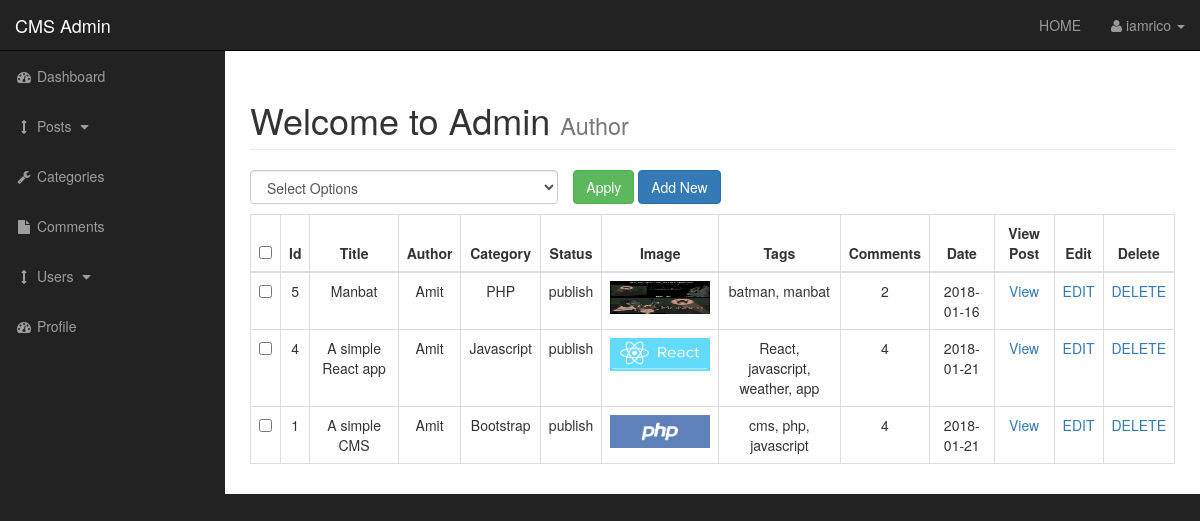
Before: /admin/posts.php (signed in) with the older database file.
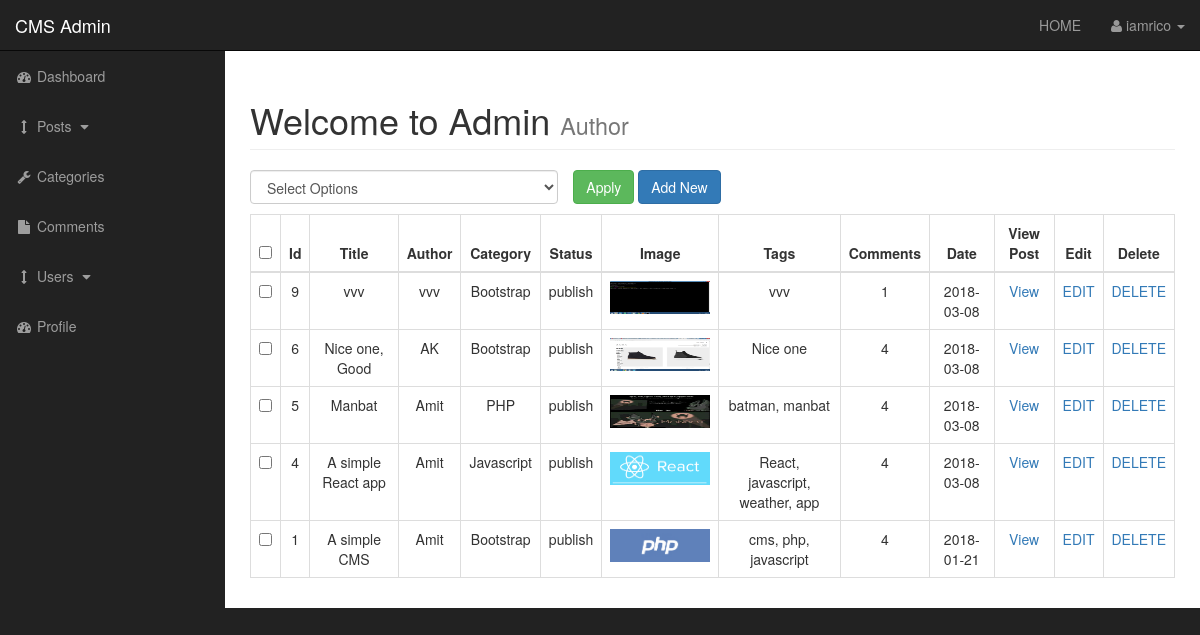
After: the same page with the newer database file.
### tables this page shows
CREATE TABLE `posts` (
  `post_id` int(3) NOT NULL,
  `post_category_id` int(3) NOT NULL,
  `post_title` varchar(255) NOT NULL,
  `post_author` varchar(255) NOT NULL,
  `post_date` date NOT NULL,
  `post_image` text NOT NULL,
  `post_content` text NOT NULL,
  `post_tags` varchar(255) NOT NULL,
  `post_comment_count` int(11) NOT NULL,
  `post_status` varchar(255) NOT NULL
);

CREATE TABLE `categories` (
  `cat_id` int(3) NOT NULL,
  `cat_title` varchar(255) NOT NULL
);

### admin/includes/view_all_posts.php (the view, shortened to what this page needs)
<form action="" method="post">
       <table class="table table-bordered table-hover text-center">
           <div id="bulkOptionsContainer" style="padding:0px; margin-bottom: 10px;" class="col-xs-4">
               <select class="form-control" name="bulk_options" id="">
                   <option value="">Select Options</option>
               </select>
           </div>
           <div class="col-xs-4" id="bulkOptionsButton">
               <input type="submit" class="btn btn-success" value="Apply">
               <a href="posts.php?source=add_post" class="btn btn-primary">Add New</a>
           </div>
            <thead>
                <tr>
                    <th><input id="selectAllBoxes" type="checkbox"></th>
                    <th class="text-center">Id</th>
                    <th class="text-center">Title</th>
                    <th class="text-center">Author</th>
                    <th class="text-center">Category</th>
                    <th class="text-center">Status</th>
                    <th class="text-center">Image</th>
                    <th class="text-center">Tags</th>
                    <th class="text-center">Comments</th>
                    <th class="text-center">Date</th>
                    <th class="text-center">View Post</th>
                    <th class="text-center">Edit</th>
                    <th class="text-center">Delete</th>
                </tr>
            </thead>
            <tbody>
                <?php
                    $query = "SELECT * FROM posts ORDER BY post_id DESC";
                    $all_posts = mysqli_query($connection,$query);
                    while($row = mysqli_fetch_assoc($all_posts)){
                        $post_id = $row['post_id'];
                        $post_title = $row['post_title'];
                        $post_author = $row['post_author'];
                        $post_date = $row['post_date'];
                        $post_image = $row['post_image'];
                        $post_tags = $row['post_tags'];
                        $post_status = $row['post_status'];
                        $post_category_id = $row['post_category_id'];
                        $post_comment_count = $row['post_comment_count'];
                        echo"<tr>";
                ?>
                        <td><input type='checkbox' class='checkBox' name='checkBoxArray[]' value='<?php echo $post_id; ?>'></td>
                <?php
                        echo"<td>{$post_id}</td>";
                        echo"<td>{$post_title}</td>";
                        echo"<td>{$post_author}</td>";
                        $query2 = "SELECT * FROM categories WHERE cat_id = {$post_category_id}";
                        $get_category = mysqli_query($connection, $query2);
                        $row = mysqli_fetch_assoc($get_category);
                        $cat_title = $row['cat_title'];
                        echo"<td>{$cat_title}</td>";
                        echo"<td>{$post_status}</td>";
                        echo"<td><img width='100' height='33' src='../images/{$post_image}'/></td>";
                        echo"<td>{$post_tags}</td>";
                        echo"<td>{$post_comment_count}</td>";
                        echo"<td>{$post_date}</td>";
                        echo"<td><a href='../post.php?p_id={$post_id}'>View</a></td>";
                        echo"<td><a href='posts.php?source=edit_post&p_id={$post_id}'>EDIT</a></td>";
                        echo"<td><a  onClick=\"javascript: return confirm('Delete the post?'); \"  href='posts.php?delete={$post_id}'>DELETE</a></td>";
                        echo"</tr>";
                    }
                ?>
            </tbody>
        </table>
</form>

### admin/includes/admin_header.php (shortened to what this page needs)
<!DOCTYPE html>
<html lang="en">
<head>
    <link href="css/bootstrap.min.css" rel="stylesheet">
    <link href="css/sb-admin.css" rel="stylesheet">
    <link href="font-awesome/css/font-awesome.min.css" rel="stylesheet" type="text/css">
</head>
<body>

### admin/posts.php (shortened to what this page needs)
<?php  include "includes/admin_header.php"?>
    <div id="wrapper">
        <?php include "includes/admin_navigation.php"?>
        <div id="page-wrapper">
            <div class="container-fluid">
                <div class="row">
                    <div class="col-lg-12">
                       <h1 class="page-header">
                             Welcome to Admin
                            <small>Author</small>
                        </h1>
                        <?php
                            if(isset($_GET['source'])){
                                $source = $_GET['source'];
                            } else {
                                $source = "";
                            }
                            switch($source){
                                default:
                                    include "includes/view_all_posts.php";
                            }
                        ?>
                    </div>
                </div>
            </div>
        </div>
    </div>
<?php include "includes/admin_footer.php"?>

### admin/includes/admin_navigation.php (shortened to what this page needs)
<nav class="navbar navbar-inverse navbar-fixed-top" role="navigation">
            <div class="navbar-header">
                <a class="navbar-brand" href="index.php">CMS Admin</a>
            </div>
            <ul class="nav navbar-right top-nav">
                <li><a href="../index.php">HOME</a></li>
                <li class="dropdown">
                    <a href="#" class="dropdown-toggle" data-toggle="dropdown"><i class="fa fa-user"></i>     <?php if(isset($_SESSION['username'])) { echo $_SESSION['username']; } ?>       <b class="caret"></b></a>
                </li>
            </ul>
            <div class="collapse navbar-collapse navbar-ex1-collapse">
                <ul class="nav navbar-nav side-nav">
                    <li>
                        <a href="index.php"><i class="fa fa-fw fa-dashboard"></i> Dashboard</a>
                    </li>
                    <li>
                        <a href="javascript:;" data-toggle="collapse" data-target="#posts_dropdown">
                        <i class="fa fa-fw fa-arrows-v"></i> Posts <i class="fa fa-fw fa-caret-down"></i></a>
                    </li>
                    <li>
                        <a href="./categories.php"><i class="fa fa-fw fa-wrench"></i> Categories</a>
                    </li>
                    <li class="a">
                        <a href="./comments.php"><i class="fa fa-fw fa-file"></i> Comments</a>
                    </li>
                    <li>
                        <a href="javascript:;" data-toggle="collapse" data-target="#demo">
                        <i class="fa fa-fw fa-arrows-v"></i> Users <i class="fa fa-fw fa-caret-down"></i></a>
                    </li>
                    <li>
                        <a href="profile.php"><i class="fa fa-fw fa-dashboard"></i> Profile</a>
                    </li>
                </ul>
            </div>
        </nav>

### admin/includes/admin_footer.php (shortened to what this page needs)
</body>
</html>

### admin/css/sb-admin.css (style rules this page uses)
body { margin-top: 100px; background-color: #222; }
@media (min-width:768px) { body { margin-top: 50px; } }
#wrapper { padding-left: 0; }
#page-wrapper { width: 100%; padding: 0; background-color: #fff; }
@media (min-width:768px) { #wrapper { padding-left: 225px; } }
@media (min-width:768px) { #page-wrapper { padding: 10px; } }
.top-nav { padding: 0 15px; }
.top-nav>li { display: inline-block; float: left; }
.top-nav>li>a { padding-top: 15px; padding-bottom: 15px; line-height: 20px; color: #999; }
@media (min-width:768px) { .side-nav { position: fixed; top: 51px; left: 225px; width: 225px; margin-left: -225px; border: none; border-radius: 0; overflow-y: auto; background-color: #222; } }
@media (min-width:768px) { .side-nav>li>a { width: 225px; } }

Changed rows visible on the page:
added posts: post_id "9", post_title "vvv", post_author "vvv", categories.cat_title "Bootstrap", post_status "publish", post_image (picture), post_tags "vvv", post_comment_count "1", post_date "2018-03-08"
added posts: post_id "6", post_title "Nice one, Good", post_author "AK", categories.cat_title "Bootstrap", post_status "publish", post_image (picture), post_tags "Nice one", post_comment_count "4", post_date "2018-03-08"
changed posts "Manbat": post_comment_count "2" → "4"; post_date "2018-01-16" → "2018-03-08"
changed posts "A simple React app": post_date "2018-01-21" → "2018-03-08"
